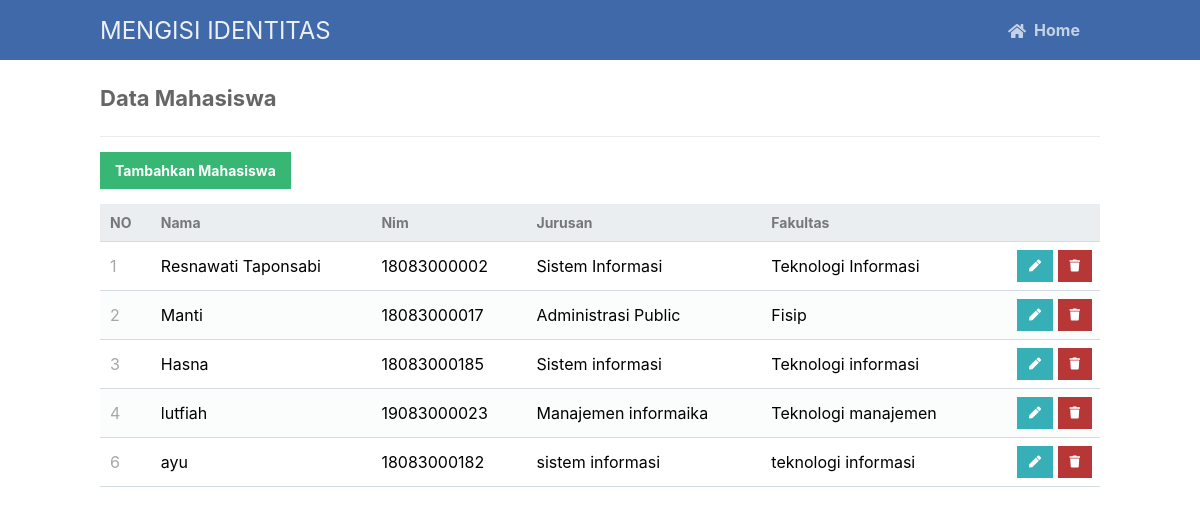
The app's page /read.php with its own data.
### tables this page shows
CREATE TABLE `mahasiswa` (
  `id` int(10) NOT NULL,
  `nama` varchar(30) NOT NULL,
  `nim` varchar(30) NOT NULL,
  `jurusan` varchar(30) NOT NULL,
  `fakultas` varchar(30) NOT NULL
);

### read.php (the view, shortened to what this page needs)
<?php
include 'functions.php';
$pdo = pdo_connect_mysql();
$page = isset($_GET['page']) && is_numeric($_GET['page']) ? (int)$_GET['page'] : 1;
$records_per_page = 5;
$stmt = $pdo->prepare('SELECT * FROM mahasiswa ORDER BY id LIMIT :current_page, :record_per_page');
$stmt->bindValue(':current_page', ($page-1)*$records_per_page, PDO::PARAM_INT);
$stmt->bindValue(':record_per_page', $records_per_page, PDO::PARAM_INT);
$stmt->execute();
$contacts = $stmt->fetchAll(PDO::FETCH_ASSOC);
?>
<?=template_header('Read')?>
<div class="content read">
	<h2>Data Mahasiswa</h2>
	<a href="create.php" class="create-contact">Tambahkan Mahasiswa</a>
	<table>
        <thead>
            <tr>
                <td>NO</td>
                <td>Nama</td>
                <td>Nim</td>
                <td>Jurusan</td>
                <td>Fakultas</td>
                <td></td>
            </tr>
        </thead>
        <tbody>
            <?php foreach ($contacts as $contact): ?>
            <tr>
                <td><?=$contact['id']?></td>
                <td><?=$contact['nama']?></td>
                <td><?=$contact['nim']?></td>
                <td><?=$contact['jurusan']?></td>
                <td><?=$contact['fakultas']?></td>
                <td class="actions">
                    <a href="update.php?id=<?=$contact['id']?>" class="edit"><i class="fas fa-pen fa-xs"></i></a>
                    <a href="delete.php?id=<?=$contact['id']?>" class="trash"><i class="fas fa-trash fa-xs"></i></a>
                </td>
            </tr>
            <?php endforeach; ?>
        </tbody>
    </table>
</div>
<?=template_footer()?>

### functions.php (shortened to what this page needs)
<?php
function template_header($title) {
echo <<<EOT
<!DOCTYPE html>
<html>
	<head>
		<meta charset="utf-8">
		<title>title</title>
		<link href="style.css" rel="stylesheet" type="text/css">
		<link rel="stylesheet" href="https://use.fontawesome.com/releases/v5.7.1/css/all.css">
	</head>
	<body>
    <nav class="navtop">
    	<div>
    		<h1>MENGISI IDENTITAS</h1>
            <a href="dasboard.php"><i class="fas fa-home"></i>Home</a>
    	</div>
    </nav>
EOT;
}
function template_footer() {
echo <<<EOT
    </body>
</html>
EOT;
}
?>

### style.css (style rules this page uses)
* { box-sizing: border-box; font-family: -apple-system, BlinkMacSystemFont, "segoe ui", roboto, oxygen, ubuntu, cantarell, "fira sans", "droid sans", "helvetica neue", Arial, sans-serif; font-size: 16px; -webkit-font-smoothing: antialiased; -moz-osx-font-smoothing: grayscale; }
body { background-color: #FFFFFF; margin: 0; }
.navtop { background-color: #3f69a8; height: 60px; width: 100%; border: 0; }
.navtop div { display: flex; margin: 0 auto; width: 1000px; height: 100%; }
.navtop div h1, .navtop div a { display: inline-flex; align-items: center; }
.navtop div h1 { flex: 1; font-size: 24px; padding: 0; margin: 0; color: #ecf0f6; font-weight: normal; }
.navtop div a { padding: 0 20px; text-decoration: none; color: #c5d2e5; font-weight: bold; }
.navtop div a i { padding: 2px 8px 0 0; }
.content { width: 1000px; margin: 0 auto; }
.content h2 { margin: 0; padding: 25px 0; font-size: 22px; border-bottom: 1px solid #ebebeb; color: #666666; }
.read .create-contact { display: inline-block; text-decoration: none; background-color: #38b673; font-weight: bold; font-size: 14px; color: #FFFFFF; padding: 10px 15px; margin: 15px 0; }
.read table { width: 100%; padding-top: 30px; border-collapse: collapse; }
.read table thead { background-color: #ebeef1; border-bottom: 1px solid #d3dae0; }
.read table thead td { padding: 10px; font-weight: bold; color: #767779; font-size: 14px; }
.read table tbody tr { border-bottom: 1px solid #d3dae0; }
.read table tbody tr:nth-child(even) { background-color: #fbfcfc; }
.read table tbody tr td { padding: 10px; }
.read table tbody tr td:nth-child(1) { color: #a5a7a9; }
.read table tbody tr td.actions { padding: 8px; text-align: right; }
.read table tbody tr td.actions .edit, .read table tbody tr td.actions .trash { display: inline-flex; text-align: right; text-decoration: none; color: #FFFFFF; padding: 10px 12px; }
.read table tbody tr td.actions .trash { background-color: #b73737; }
.read table tbody tr td.actions .edit { background-color: #37afb7; }

### records on screen
mahasiswa: id "1", nama "Resnawati Taponsabi", nim "18083000002", jurusan "Sistem Informasi", fakultas "Teknologi Informasi"
mahasiswa: id "2", nama "Manti", nim "18083000017", jurusan "Administrasi Public", fakultas "Fisip"
mahasiswa: id "3", nama "Hasna", nim "18083000185", jurusan "Sistem informasi", fakultas "Teknologi informasi"
mahasiswa: id "4", nama "lutfiah", nim "19083000023", jurusan "Manajemen informaika", fakultas "Teknologi manajemen"
mahasiswa: id "6", nama "ayu", nim "18083000182", jurusan "sistem informasi", fakultas "teknologi informasi"
